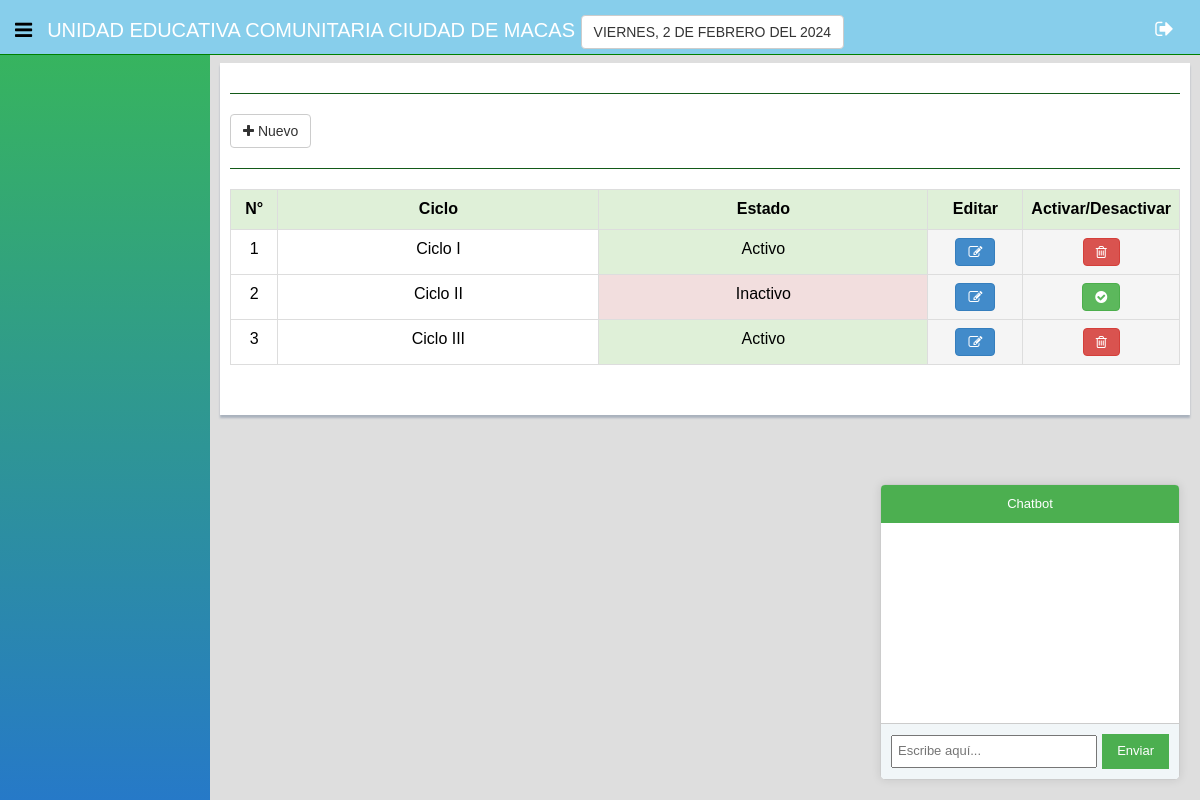
/ciclo/mostrar.php (signed in), run on an earlier commit of the app's database.
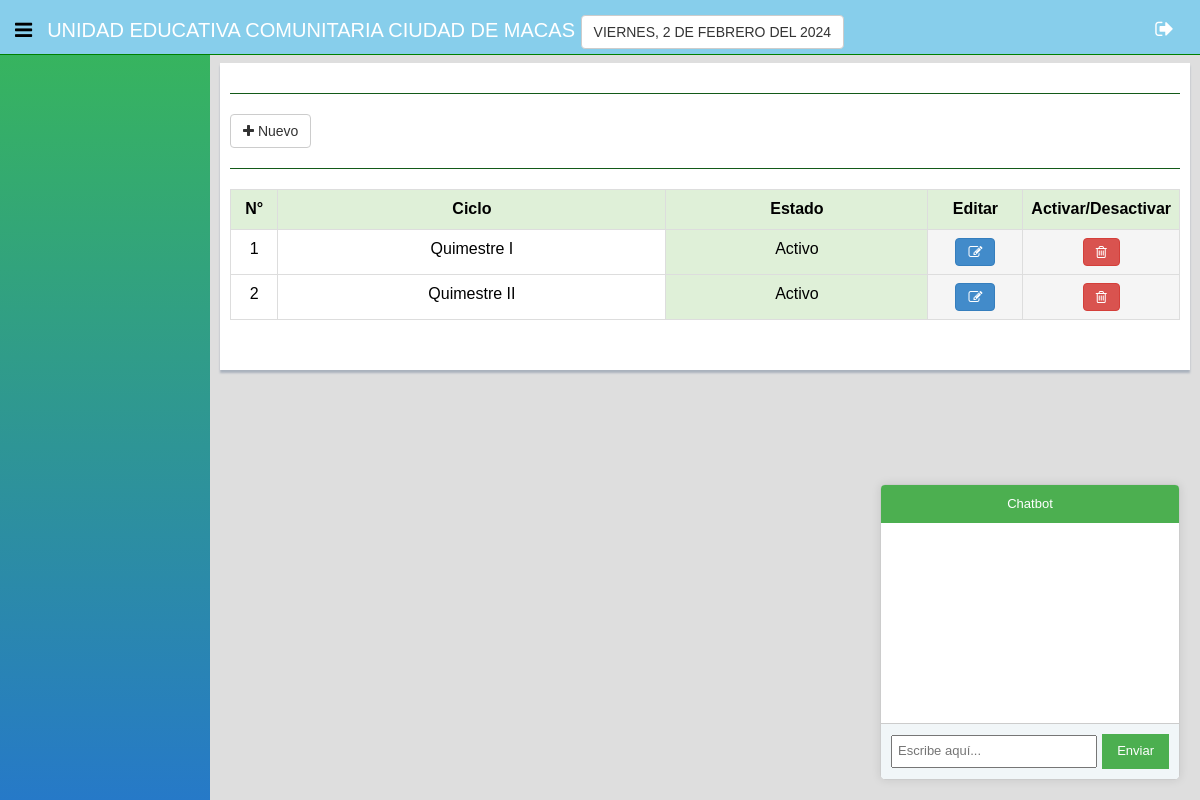
And on a later commit of the database.
### tables this page shows
CREATE TABLE `ciclo` (
  `idciclo` int(11) NOT NULL AUTO_INCREMENT,
  `nombre` varchar(45) DEFAULT NULL,
  `idestado` int(11) NOT NULL,
  PRIMARY KEY (`idciclo`)
);

CREATE TABLE `estado` (
  `idestado` int(11) NOT NULL AUTO_INCREMENT,
  `nombre` varchar(25) DEFAULT NULL,
  PRIMARY KEY (`idestado`)
);

### ciclo/mostrar.php (the view, shortened to what this page needs)
<?php
    include("../menu/principal.php");
    $connection = conexion();
    $sql = "SELECT ciclo.*, estado.nombre as estado FROM ciclo inner join estado on ciclo.idestado=estado.idestado ORDER BY ciclo.idciclo ASC";
    $query = $connection->prepare($sql);
    $query->execute();
    $model = array();
    while($rows = $query->fetch())
    {
        $model[] = $rows;
    }
?>
<div class="form-panel"><hr>
<button type="button" class="btn btn-default tooltips" data-toggle="modal" data-target="#modal_ciclo" data-placement="right" data-original-title="Agrega nuevo ciclo"><i class="fa fa-plus"></i>&nbsp;Nuevo</button>
<hr>
<center>
<div class="table table-responsive">
<table class="table table-stripped table-bordered table-hover">
<tr class="success">
<th width='5%'  style="text-align: center;">N°</th>
<th  style="text-align: center;">Ciclo</th>
<th  style="text-align: center;">Estado</th>
<th  style="text-align: center;">Editar</th>
<th  style="text-align: center;">Activar/Desactivar</th>
</tr>
<?php
foreach($model as $row){
      echo "<tr align='center'>";
      echo "<td>".$row['idciclo']."</td>";
      echo "<td align='center'>".$row['nombre']."</td>";
      $esta = $row['estado'];
        if ($esta =='Activo'){
          echo "<td class='success'>$esta</td>";
        }elseif ($esta =='Inactivo'){
           echo "<td class='danger'>$esta</td>";
        }
          echo "<td align='center' width='10%' class='active'><a class='btn btn-primary btn-xs;' data-toggle='modal' data-target='#modal_update' onclick='editar(".$row['idciclo'].");''><i style='color:white;' class='fa fa-edit'></a></i></td>";
          if ($esta =='Inactivo' ) {
            echo "<td align='center' width='10%' class='active'><button class='btn btn-success btn-xs;' data-toggle='modal' data-target='#modal_verde' onclick='activar(".$row['idciclo'].");''><i class='fa fa-check-circle'></i></button></td>";
          }elseif ($esta =='Activo'){
          echo "<td align='center' width='10%' class='active'><button class='btn btn-danger btn-xs;' data-toggle='modal' data-target='#modal_rojo' onclick='desactivar(".$row['idciclo'].");''><i class='fa fa-trash-o'></i></button></td>";
          }
      ?>
      <?php
}
?>
</table>
</div>
</center>
</div>
  <?php
  include("../menu/footer.php")
?>
  </body>
</html>

What changed in the data, as far as the page shows it:
removed ciclo: idciclo "3", nombre "Ciclo III", idestado.nombre "Activo"
changed ciclo id 1: nombre "Ciclo I" → "Quimestre I"
changed ciclo id 2: nombre "Ciclo II" → "Quimestre II"; idestado.nombre "Inactivo" → "Activo"
